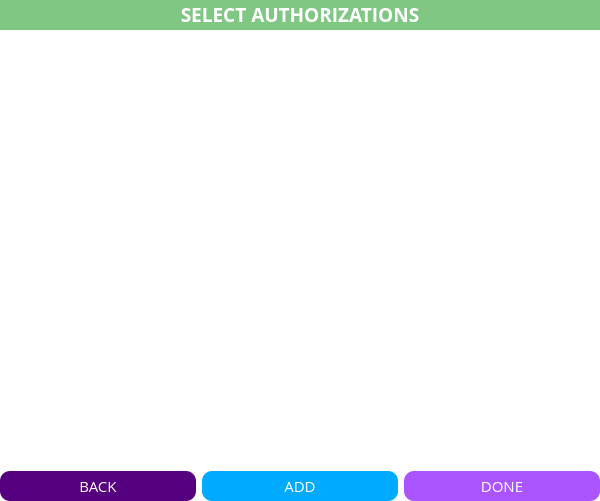
<?xml version="1.0" encoding="UTF-8"?>
<ui version="4.0">
 <class>Form</class>
 <widget class="QWidget" name="Form">
  <property name="geometry">
   <rect>
    <x>0</x>
    <y>0</y>
    <width>600</width>
    <height>501</height>
   </rect>
  </property>
  <property name="windowTitle">
   <string>Form</string>
  </property>
  <property name="styleSheet">
   <string notr="true">background-color: rgb(255, 255, 255);</string>
  </property>
  <layout class="QGridLayout" name="gridLayout">
   <property name="leftMargin">
    <number>0</number>
   </property>
   <property name="topMargin">
    <number>0</number>
   </property>
   <property name="rightMargin">
    <number>0</number>
   </property>
   <property name="bottomMargin">
    <number>0</number>
   </property>
   <item row="1" column="1">
    <widget class="QWidget" name="SelectionWindow" native="true">
     <property name="font">
      <font>
       <family>Open Sans</family>
      </font>
     </property>
    </widget>
   </item>
   <item row="2" column="1">
    <widget class="QWidget" name="widget_2" native="true">
     <property name="maximumSize">
      <size>
       <width>16777215</width>
       <height>30</height>
      </size>
     </property>
     <property name="baseSize">
      <size>
       <width>0</width>
       <height>0</height>
      </size>
     </property>
     <property name="font">
      <font>
       <family>Open Sans</family>
      </font>
     </property>
     <layout class="QGridLayout" name="gridLayout_2">
      <property name="leftMargin">
       <number>0</number>
      </property>
      <property name="topMargin">
       <number>0</number>
      </property>
      <property name="rightMargin">
       <number>0</number>
      </property>
      <property name="bottomMargin">
       <number>0</number>
      </property>
      <item row="0" column="0">
       <widget class="QPushButton" name="BacktoRes">
        <property name="sizePolicy">
         <sizepolicy hsizetype="Minimum" vsizetype="Expanding">
          <horstretch>0</horstretch>
          <verstretch>0</verstretch>
         </sizepolicy>
        </property>
        <property name="font">
         <font>
          <family>Open Sans</family>
          <pointsize>11</pointsize>
          <stylestrategy>PreferAntialias</stylestrategy>
         </font>
        </property>
        <property name="styleSheet">
         <string notr="true">background-color: rgb(85, 0, 127);
color: rgb(255, 255, 255);
border-radius:10;</string>
        </property>
        <property name="text">
         <string>BACK</string>
        </property>
       </widget>
      </item>
      <item row="0" column="2">
       <widget class="QPushButton" name="Done">
        <property name="sizePolicy">
         <sizepolicy hsizetype="Minimum" vsizetype="Expanding">
          <horstretch>0</horstretch>
          <verstretch>0</verstretch>
         </sizepolicy>
        </property>
        <property name="font">
         <font>
          <family>Open Sans</family>
          <pointsize>11</pointsize>
          <stylestrategy>PreferAntialias</stylestrategy>
         </font>
        </property>
        <property name="styleSheet">
         <string notr="true">background-color:rgb(170, 85, 255);
color: rgb(255, 255, 255);
border-radius:10;</string>
        </property>
        <property name="text">
         <string>DONE</string>
        </property>
       </widget>
      </item>
      <item row="0" column="1">
       <widget class="QPushButton" name="AddOfficer">
        <property name="sizePolicy">
         <sizepolicy hsizetype="Minimum" vsizetype="Expanding">
          <horstretch>0</horstretch>
          <verstretch>0</verstretch>
         </sizepolicy>
        </property>
        <property name="font">
         <font>
          <family>Open Sans</family>
          <pointsize>11</pointsize>
          <stylestrategy>PreferAntialias</stylestrategy>
         </font>
        </property>
        <property name="styleSheet">
         <string notr="true">background-color: rgb(0, 170, 255);
color: rgb(255, 255, 255);
border-radius:10;</string>
        </property>
        <property name="text">
         <string>ADD</string>
        </property>
       </widget>
      </item>
     </layout>
    </widget>
   </item>
   <item row="0" column="1">
    <widget class="QLabel" name="Title">
     <property name="minimumSize">
      <size>
       <width>0</width>
       <height>30</height>
      </size>
     </property>
     <property name="maximumSize">
      <size>
       <width>16777215</width>
       <height>30</height>
      </size>
     </property>
     <property name="font">
      <font>
       <family>Open Sans</family>
       <pointsize>14</pointsize>
       <weight>75</weight>
       <bold>true</bold>
       <stylestrategy>PreferAntialias</stylestrategy>
      </font>
     </property>
     <property name="styleSheet">
      <string notr="true">background-color:rgb(129,199,132);
color: rgb(255, 255, 255);</string>
     </property>
     <property name="text">
      <string>&lt;html&gt;&lt;head/&gt;&lt;body&gt;&lt;p&gt;SELECT AUTHORIZATIONS&lt;/p&gt;&lt;/body&gt;&lt;/html&gt;</string>
     </property>
     <property name="alignment">
      <set>Qt::AlignCenter</set>
     </property>
    </widget>
   </item>
  </layout>
 </widget>
 <resources/>
 <connections/>
</ui>
